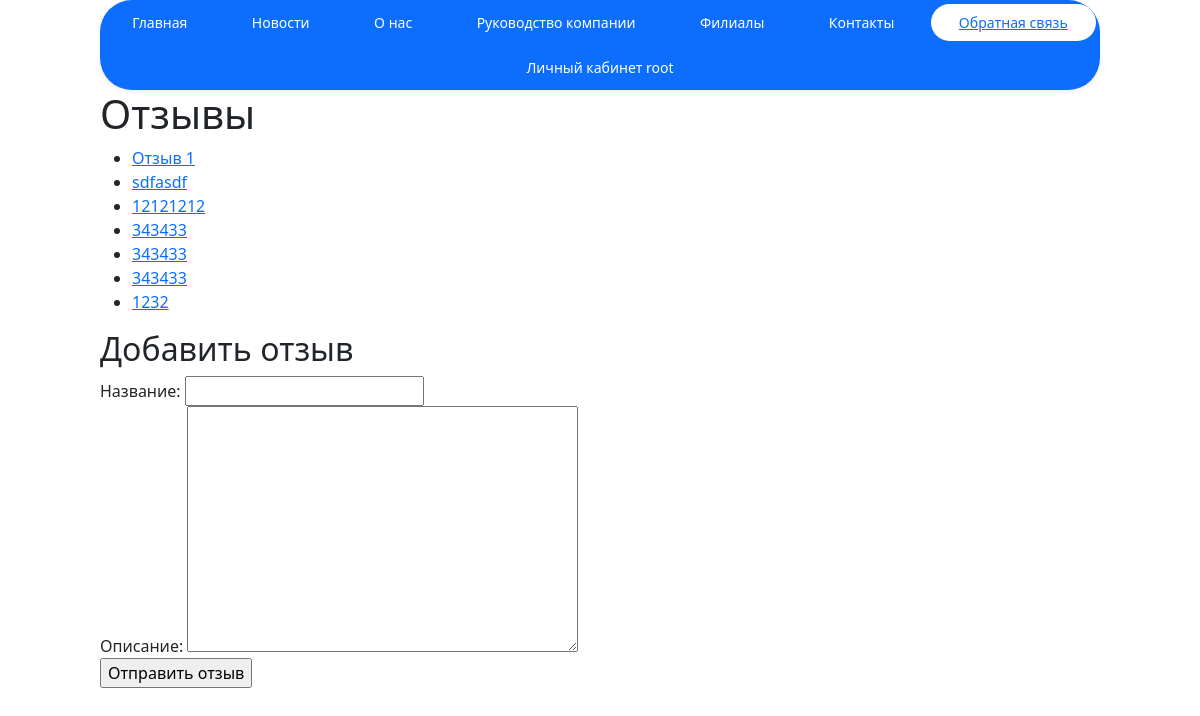
/feedbacks (signed in), run on the app's committed database.
### core/models.py (models this page shows, shortened)
class Feedback(models.Model):
    title = models.CharField(max_length=255, verbose_name="Название")
    text = models.TextField(verbose_name="описание")

### core/views.py (the view)
# urls.py: path("feedbacks", feedbacks, name="feedbacks"),
def feedbacks(request):
    if request.method == "POST":
        feedbacks_form = FeedBackModelForm(request.POST)
        feedbacks_form.save()
    feedbacks = Feedback.objects.all()
    feedbacks_form = FeedBackModelForm()
    return render(
        request,
        "feedbacks.html",
        {"feedbacks": feedbacks, "feedbacks_form": feedbacks_form}
    )

### core/forms.py
class FeedBackModelForm(forms.ModelForm):
    class Meta:
        model = Feedback
        fields = ["title", "text"]

### templates/feedbacks.html (shortened to what this page needs)
{% extends "base.html" %}
{% block content %}
    <h1>Отзывы</h1>
    <ul>
        {% for i in feedbacks %}
            <li><a href="{% url 'feedbacks_details' i.id %}">{{ i.title }}</a></li>
        {% endfor %}
    </ul>
<h2>Добавить отзыв</h2>
    <form action="{% url 'feedbacks' %}" method='post'>
        {{ feedbacks_form }}
        <p><input type="submit" value="Отправить отзыв"></p>
    </form>
{% endblock %}

### templates/base.html (shortened to what this page needs)
{% load static %}
<!DOCTYPE html>
<html lang="en">
  <head>
      <link rel="stylesheet" href="{% static 'style.css' %}">
      <link rel="stylesheet" href="{% static 'bootstrap/css/bootstrap.css' %}">
  </head>
  <body>
    <main>
        <div class="col-md-10 mx-auto">
             <ul class="nav nav-pills nav-fill gap-2 p-1 small bg-primary rounded-5 shadow-sm" id="pillNav2" role="tablist" style="--bs-nav-link-color: var(--bs-white); --bs-nav-pills-link-active-color: var(--bs-primary); --bs-nav-pills-link-active-bg: var(--bs-white);">
  <li class="nav-item" role="presentation"><a href="{% url 'main' %}">
    <button class="nav-link rounded-5{% if request.path == '/'%} nav-link active rounded-5 {% endif %}" id="first-tab2" data-bs-toggle="tab" type="button" role="tab" aria-selected="true">Главная</button></a>
  </li>
        <li class="nav-item" role="presentation"><a href="{% url 'news' %}">
    <button class="nav-link rounded-5{% if request.path == '/news'%} nav-link active rounded-5 {% endif %}" id="news-tab2" data-bs-toggle="tab" type="button" role="tab" aria-selected="true">Новости</button></a>
  </li>
    <li class="nav-item" role="presentation"><a href="{% url 'about' %}">
    <button class="nav-link rounded-5{% if request.path == '/about'%} nav-link active rounded-5 {% endif %}" id="obout-tab2" data-bs-toggle="tab" type="button" role="tab" aria-selected="true">О нас</button></a>
  </li>
    <li class="nav-item" role="presentation"><a href="{% url 'management' %}">
    <button class="nav-link rounded-5{% if request.path == '/management'%} nav-link active rounded-5 {% endif %}" id="management-tab2" data-bs-toggle="tab" type="button" role="tab" aria-selected="true">Руководство компании</button></a>
  </li>
  <li class="nav-item" role="presentation"><a href="{% url 'branches' %}">
    <button class="nav-link rounded-5{% if request.path == '/branches'%} nav-link active rounded-5 {% endif %}" id="branches-tab2" data-bs-toggle="tab" type="button" role="tab" aria-selected="false">Филиалы</button></a>
  </li>
  <li class="nav-item" role="presentation"><a href="{% url 'contacts' %}">
    <button class="nav-link rounded-5{% if request.path == '/contacts'%} nav-link active rounded-5 {% endif %}" id="contact-tab2" data-bs-toggle="tab" type="button" role="tab" aria-selected="false">Контакты</button></a>
  </li>
    <li class="nav-item" role="presentation"><a href="{% url 'feedbacks' %}">
    <button class="nav-link rounded-5{% if request.path == '/feedbacks'%} nav-link active rounded-5 {% endif %}" id="feedbacks-tab2" data-bs-toggle="tab" type="button" role="tab" aria-selected="false">Обратная связь</button></a>
  </li>
               <li class="nav-item" role="presentation"><a href="{% url 'home' %}">
    <button class="nav-link rounded-5{% if request.path == '/profiles/home'%} nav-link active rounded-5 {% endif %}" id="login-tab2" data-bs-toggle="tab" type="button" role="tab" aria-selected="false">Личный кабинет{% if user.is_authenticated %} {{user.username}} {% endif %}</button></a>
  </li>
</ul>
            {% block content %}{% endblock %}
        </div>
    </main>
  </body>
</html>

### data on the page
Feedback: title "Отзыв 1"
Feedback: title "sdfasdf"
Feedback: title "12121212"
Feedback: title "343433"
Feedback: title "343433"
Feedback: title "343433"
Feedback: title "1232"

### other printed values
{{ user.username }} "root"
